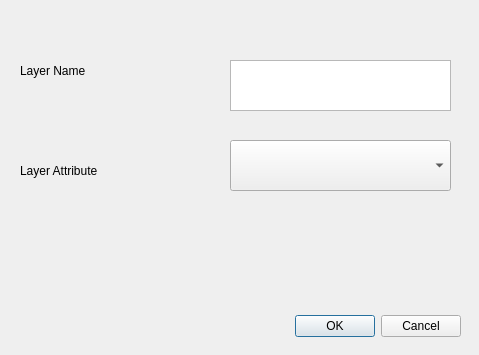
<?xml version="1.0" encoding="UTF-8"?>
<ui version="4.0">
 <class>spatialIntersectionDialogBase</class>
 <widget class="QDialog" name="spatialIntersectionDialogBase">
  <property name="geometry">
   <rect>
    <x>0</x>
    <y>0</y>
    <width>479</width>
    <height>355</height>
   </rect>
  </property>
  <property name="windowTitle">
   <string>isIntersected</string>
  </property>
  <widget class="QDialogButtonBox" name="button_box">
   <property name="geometry">
    <rect>
     <x>280</x>
     <y>310</y>
     <width>181</width>
     <height>32</height>
    </rect>
   </property>
   <property name="orientation">
    <enum>Qt::Horizontal</enum>
   </property>
   <property name="standardButtons">
    <set>QDialogButtonBox::Cancel|QDialogButtonBox::Ok</set>
   </property>
  </widget>
  <widget class="QLabel" name="label">
   <property name="geometry">
    <rect>
     <x>20</x>
     <y>60</y>
     <width>91</width>
     <height>21</height>
    </rect>
   </property>
   <property name="text">
    <string>Layer Name</string>
   </property>
  </widget>
  <widget class="QLabel" name="label_2">
   <property name="geometry">
    <rect>
     <x>20</x>
     <y>160</y>
     <width>131</width>
     <height>21</height>
    </rect>
   </property>
   <property name="text">
    <string>Layer Attribute</string>
   </property>
  </widget>
  <widget class="QTextBrowser" name="textBrowser">
   <property name="geometry">
    <rect>
     <x>230</x>
     <y>60</y>
     <width>221</width>
     <height>51</height>
    </rect>
   </property>
  </widget>
  <widget class="QComboBox" name="comboBox">
   <property name="geometry">
    <rect>
     <x>230</x>
     <y>140</y>
     <width>221</width>
     <height>51</height>
    </rect>
   </property>
  </widget>
 </widget>
 <resources/>
 <connections>
  <connection>
   <sender>button_box</sender>
   <signal>accepted()</signal>
   <receiver>spatialIntersectionDialogBase</receiver>
   <slot>accept()</slot>
   <hints>
    <hint type="sourcelabel">
     <x>20</x>
     <y>20</y>
    </hint>
    <hint type="destinationlabel">
     <x>20</x>
     <y>20</y>
    </hint>
   </hints>
  </connection>
  <connection>
   <sender>button_box</sender>
   <signal>rejected()</signal>
   <receiver>spatialIntersectionDialogBase</receiver>
   <slot>reject()</slot>
   <hints>
    <hint type="sourcelabel">
     <x>20</x>
     <y>20</y>
    </hint>
    <hint type="destinationlabel">
     <x>20</x>
     <y>20</y>
    </hint>
   </hints>
  </connection>
 </connections>
</ui>
